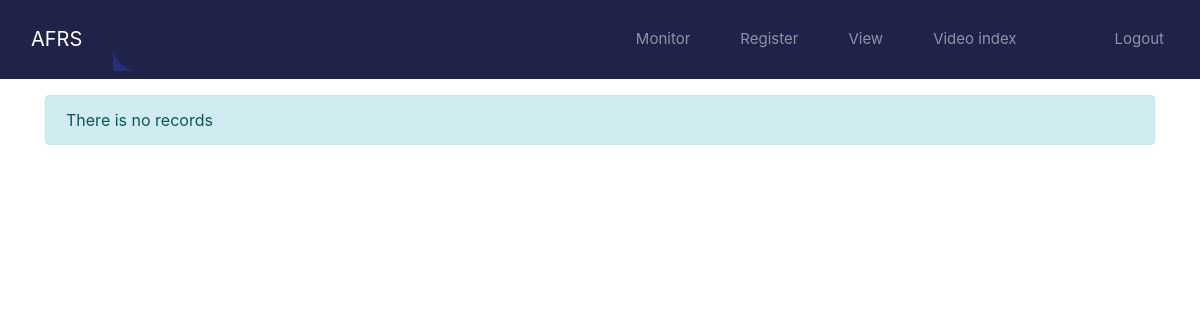
The app's page /track/1 (signed in), older data.
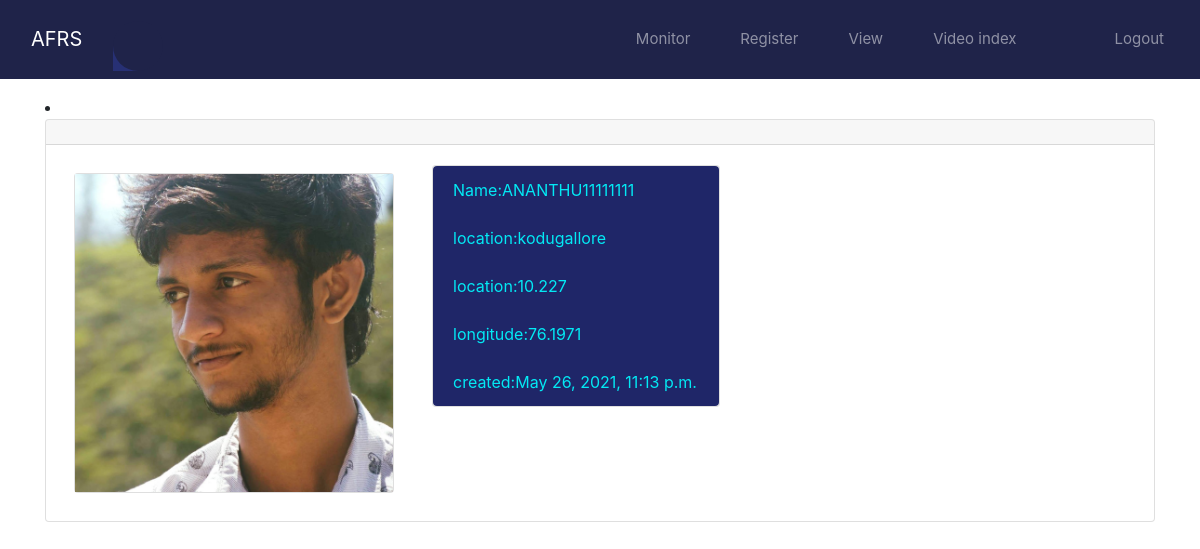
The same page, newer data.
### recognizer/models.py (models this page shows)
class Recognize(models.Model):
    image = models.ImageField(upload_to='myphoto/%Y/%m/%d/', null=True)
    location = models.CharField(max_length=100, default='no-locaton')
    latitude = models.FloatField(max_length=20, default=0.0)
    longitude = models.FloatField(max_length=20, default=0.0)
    image_taken_time = models.DateTimeField()
    created = models.DateTimeField(auto_now_add=True)
    face_id = models.ForeignKey(
        Face_image, on_delete=models.CASCADE
    )
    def __str__(self):
        return f"{self.face_id}-{self.image.name}"

### faceuploader/models.py (models this page shows)
class Face_image(models.Model):
    FCHOICES = (
        ('MISSING', 'Missing'),
        ('CRIMINAL', 'Criminal'),
    )
    photo = models.ImageField(upload_to="train_image")
    name = models.CharField(max_length=30)
    created = models.DateTimeField(auto_now_add=True, null=True)
    updated = models.DateTimeField(auto_now=True)
    dob = models.DateField()
    GCHOICES = (
        ('MALE', 'Male'),
        ('FEMALE', 'Female'),
    )
    gender = models.CharField(choices=GCHOICES, max_length=20, default='none')
    case = models.CharField(choices=FCHOICES, max_length=20, default='Missing')
    address = models.CharField(max_length=200, default='')
    missing_date = models.DateTimeField(default=now, blank=True)
    incident_location = models.CharField(max_length=200, default='')
    description = models.TextField(max_length=200, default='no data')
    def __str__(self):
        return f"{self.id}"

### faceuploader/views.py (the view)
# urls.py: path('track/<pk>', views.tracker,
@login_required
def tracker(request, pk):
    reco_face = Recognize.objects.filter(face_id=pk)
    print(reco_face)
    if reco_face.count() == 0:
        confirm = True
    else:
        confirm = False
    return render(request, 'faceuploader/tracker.html', {'reco_face': reco_face, 'confirm': confirm})

### faceuploader/templates/faceuploader/tracker.html (shortened to what this page needs)
{% extends "base.html" %}
{% load crispy_forms_tags %}
{% block content %}
{% if confirm %}
<div class="alert alert-info" role="alert">
   There is no records
 </div>
{% endif %}
{% for prs in reco_face %}
<li>
   <div class="card text-center">
     <div class="card-header">
     </div>
     <div class="card-body">
       <div class="row">
       <div class="col-sm-4">
         <div class="card m-2" >
           <img class="card-img-left" src="{{prs.image.url}}"alt="Card image cap">
         </div>
       </div>
       <div class="col-sm-2">
       <div class="card" style="width: 18rem;">
         <ul class="list-group list-group-flush d-flex">
           <li class="list-group-item d-flex">Name:{{prs.face_id.name|upper}}</li>
           <li class="list-group-item d-flex">location:{{prs.location}}</li>
           <li class="list-group-item d-flex">location:{{prs.latitude}}</li>
           <li class="list-group-item d-flex">longitude:{{prs.longitude}}</li>
           <li class="list-group-item d-flex">created:{{prs.created}}</li>
         </ul>
       </div>
     </div>
   </div>
     </div>
   </div>
   </li>
{% endfor %}
{% endblock content %}

Row changes from the older to the newer data that the page shows:
added Recognize: image (picture), face_id.name "ANANTHU11111111", location "kodugallore", latitude "10.227", longitude "76.1971", created "May 26, 2021, 11:13 p.m."
Text that changed along with them:
text no longer shown: "There is no records"
